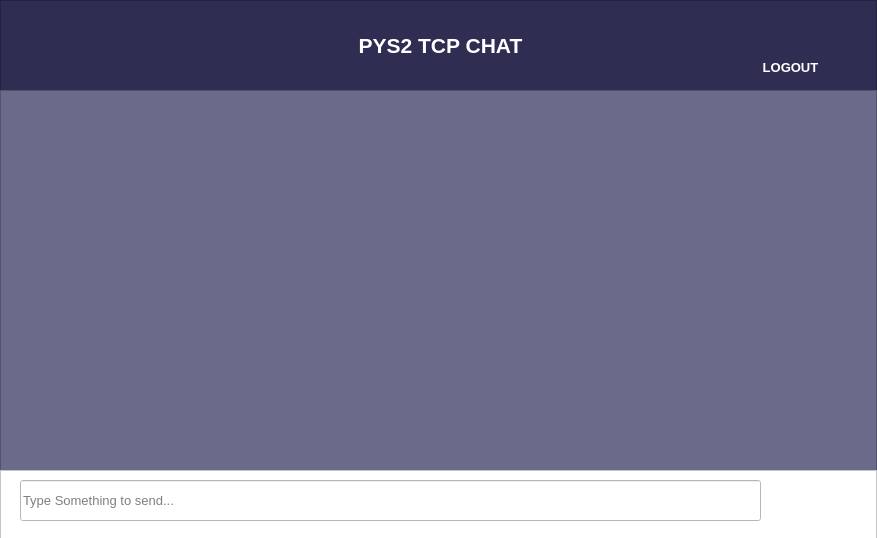
<?xml version="1.0" encoding="UTF-8"?>
<ui version="4.0">
 <class>chatForm</class>
 <widget class="QWidget" name="chatForm">
  <property name="geometry">
   <rect>
    <x>0</x>
    <y>0</y>
    <width>877</width>
    <height>538</height>
   </rect>
  </property>
  <property name="windowTitle">
   <string>Form</string>
  </property>
  <widget class="QFrame" name="frame">
   <property name="geometry">
    <rect>
     <x>0</x>
     <y>0</y>
     <width>877</width>
     <height>91</height>
    </rect>
   </property>
   <property name="styleSheet">
    <string notr="true">background-color:#2F2D52</string>
   </property>
   <property name="frameShape">
    <enum>QFrame::StyledPanel</enum>
   </property>
   <property name="frameShadow">
    <enum>QFrame::Raised</enum>
   </property>
   <widget class="QLabel" name="label">
    <property name="geometry">
     <rect>
      <x>320</x>
      <y>30</y>
      <width>241</width>
      <height>31</height>
     </rect>
    </property>
    <property name="styleSheet">
     <string notr="true">color: white;</string>
    </property>
    <property name="text">
     <string>&lt;html&gt;&lt;head/&gt;&lt;body&gt;&lt;p align=&quot;center&quot;&gt;&lt;span style=&quot; font-size:16pt; font-weight:600;&quot;&gt;PYS2 TCP CHAT&lt;/span&gt;&lt;/p&gt;&lt;/body&gt;&lt;/html&gt;</string>
    </property>
   </widget>
   <widget class="QPushButton" name="logoutButton">
    <property name="geometry">
     <rect>
      <x>750</x>
      <y>0</y>
      <width>81</width>
      <height>61</height>
     </rect>
    </property>
    <property name="cursor">
     <cursorShape>PointingHandCursor</cursorShape>
    </property>
    <property name="styleSheet">
     <string notr="true">QPushButton:hover
    {
        border-style: solid;
        background-color:#bbdefb;

    }

    QPushButton:pressed
    {
            background-color:#0069c0;
    }</string>
    </property>
    <property name="text">
     <string/>
    </property>
    <property name="icon">
     <iconset>
      <normaloff>../../assets/icons8-exit-200.png</normaloff>../../assets/icons8-exit-200.png</iconset>
    </property>
    <property name="iconSize">
     <size>
      <width>60</width>
      <height>60</height>
     </size>
    </property>
    <property name="flat">
     <bool>true</bool>
    </property>
   </widget>
   <widget class="QLabel" name="label_2">
    <property name="geometry">
     <rect>
      <x>760</x>
      <y>60</y>
      <width>61</width>
      <height>16</height>
     </rect>
    </property>
    <property name="styleSheet">
     <string notr="true">color: white;</string>
    </property>
    <property name="text">
     <string>&lt;html&gt;&lt;head/&gt;&lt;body&gt;&lt;p align=&quot;center&quot;&gt;&lt;span style=&quot; font-size:10pt; font-weight:600;&quot;&gt;LOGOUT&lt;/span&gt;&lt;/p&gt;&lt;/body&gt;&lt;/html&gt;</string>
    </property>
   </widget>
  </widget>
  <widget class="QTextEdit" name="chatTextEdit">
   <property name="geometry">
    <rect>
     <x>0</x>
     <y>90</y>
     <width>877</width>
     <height>381</height>
    </rect>
   </property>
   <property name="font">
    <font>
     <pointsize>14</pointsize>
     <weight>75</weight>
     <bold>true</bold>
    </font>
   </property>
   <property name="styleSheet">
    <string notr="true">background-color:#6C6A8B; 
color: white</string>
   </property>
   <property name="readOnly">
    <bool>true</bool>
   </property>
  </widget>
  <widget class="QFrame" name="frame_2">
   <property name="geometry">
    <rect>
     <x>0</x>
     <y>470</y>
     <width>877</width>
     <height>71</height>
    </rect>
   </property>
   <property name="styleSheet">
    <string notr="true">background-color: white</string>
   </property>
   <property name="frameShape">
    <enum>QFrame::StyledPanel</enum>
   </property>
   <property name="frameShadow">
    <enum>QFrame::Raised</enum>
   </property>
   <widget class="QLineEdit" name="messageLineEdit">
    <property name="geometry">
     <rect>
      <x>20</x>
      <y>10</y>
      <width>741</width>
      <height>41</height>
     </rect>
    </property>
    <property name="font">
     <font>
      <pointsize>10</pointsize>
     </font>
    </property>
    <property name="placeholderText">
     <string>Type Something to send...</string>
    </property>
   </widget>
   <widget class="QPushButton" name="sendButton">
    <property name="geometry">
     <rect>
      <x>780</x>
      <y>10</y>
      <width>71</width>
      <height>51</height>
     </rect>
    </property>
    <property name="cursor">
     <cursorShape>PointingHandCursor</cursorShape>
    </property>
    <property name="styleSheet">
     <string notr="true">QPushButton:hover
    {
        border-style: solid;
        background-color:#bbdefb;

    }

    QPushButton:pressed
    {
            background-color:#0069c0;
    }</string>
    </property>
    <property name="text">
     <string/>
    </property>
    <property name="icon">
     <iconset>
      <normaloff>../../assets/icons8-email-send-96.png</normaloff>../../assets/icons8-email-send-96.png</iconset>
    </property>
    <property name="iconSize">
     <size>
      <width>60</width>
      <height>60</height>
     </size>
    </property>
    <property name="flat">
     <bool>true</bool>
    </property>
   </widget>
  </widget>
 </widget>
 <resources/>
 <connections/>
</ui>
